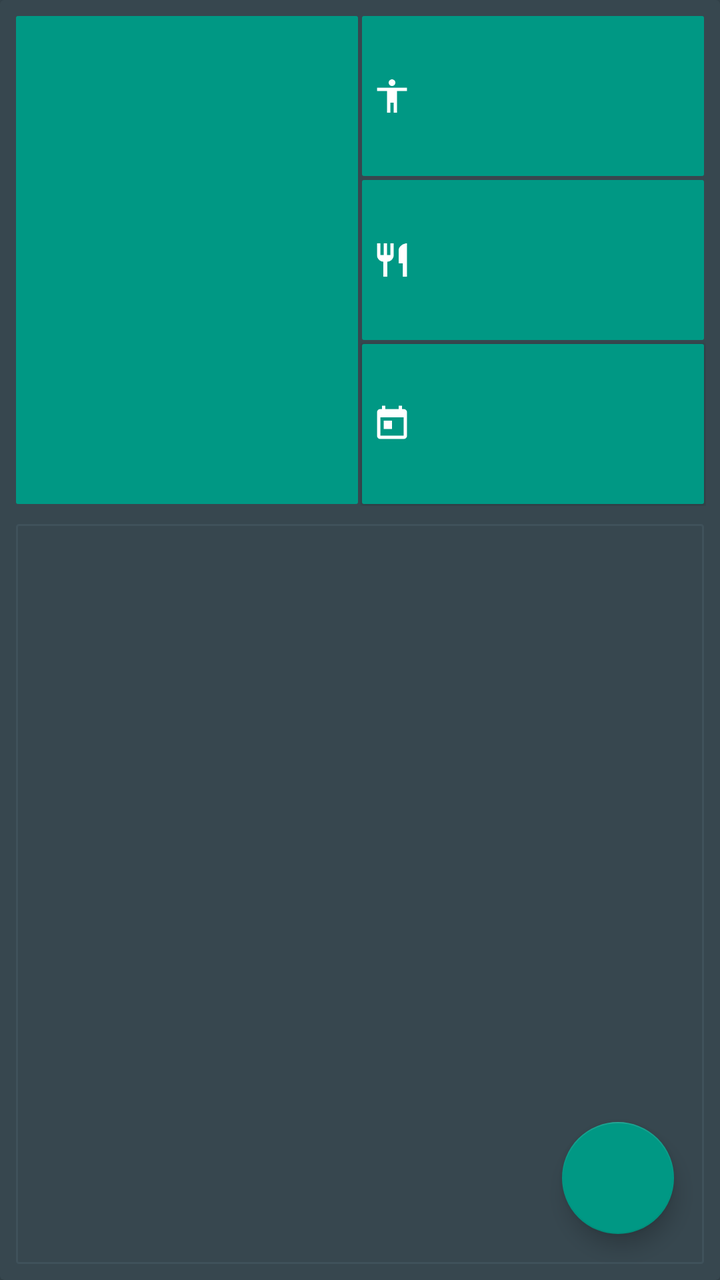
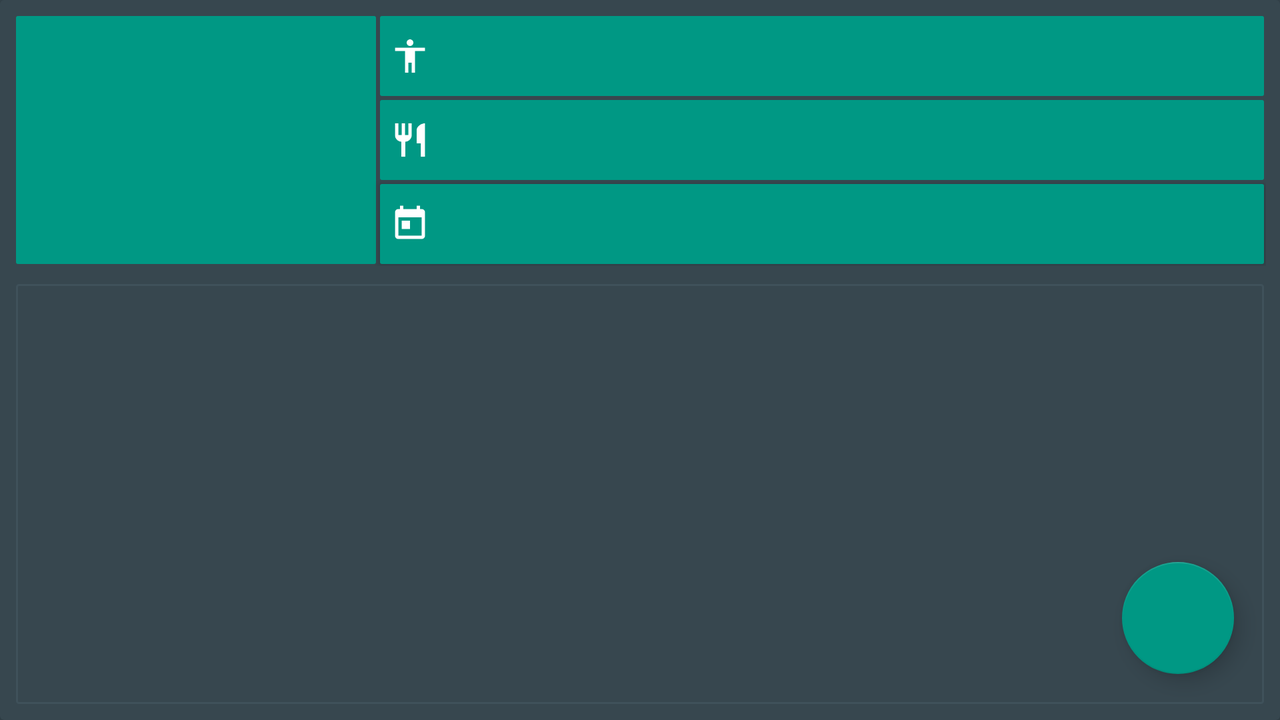

The same Android screen from two of the app's own layout files: first res/layout/ as a phone draws it, then the repository's variant for another configuration, drawn on a device whose configuration selects that folder. Both files follow.
<!-- AndroidManifest.xml: application theme WeightStyle -->
<!-- res/layout/calculator_fragment.xml -->
<?xml version="1.0" encoding="utf-8"?>
<android.support.design.widget.CoordinatorLayout xmlns:android="http://schemas.android.com/apk/res/android"
    xmlns:app="http://schemas.android.com/apk/res-auto"
    xmlns:tools="http://schemas.android.com/tools"
    android:layout_width="wrap_content"
    android:layout_height="match_parent"
    android:background="@color/colorDeepGrey"
    tools:context="com.carpediemsolution.fitdiary.activity.CalculatorNewActivity">

    <android.support.v7.widget.CardView
        android:id="@+id/card_view_photo_view"
        android:layout_width="match_parent"
        android:layout_height="match_parent"
        android:layout_gravity="center"
        android:backgroundTint="@color/colorGrey">

        <LinearLayout
            android:layout_width="match_parent"
            android:layout_height="match_parent"
            android:orientation="vertical"
            android:layout_margin="3dp"
            android:focusable="true"
            android:focusableInTouchMode="true">

            <LinearLayout
                android:layout_width="match_parent"
                android:layout_height="wrap_content"
                android:orientation="horizontal"
                android:layout_margin="4dp"
                >
            <ImageView
                android:id="@+id/view_photo"
                android:layout_width="match_parent"
                android:layout_height="244dp"
                android:layout_gravity="center"
                android:layout_margin="1dp"
                android:layout_weight="1"
                android:background="@drawable/rectangle_imageview"
                />

                <LinearLayout
                    android:layout_width="match_parent"
                    android:layout_height="match_parent"
                    android:layout_weight="1"
                    android:orientation="vertical">

            <EditText
                android:id="@+id/view_weight"
                android:layout_width="match_parent"
                android:layout_height="80dp"
                android:layout_alignParentTop="true"
                android:layout_margin="1dp"
                android:padding="3dp"
                android:layout_toEndOf="@+id/view_photo"
                android:background="@drawable/rectangle_imageview"
                android:drawableLeft="@drawable/ic_weight"
                android:textCursorDrawable="@drawable/cursor"
                android:drawablePadding="4dp"
                android:hint=""
                android:textColor="#fff"
                android:textColorHint="#FFFFFF"
                tools:ignore="LabelFor" />

            <EditText
                android:id="@+id/view_calories"
                android:layout_width="match_parent"
                android:layout_height="80dp"
                android:layout_below="@+id/view_weight"
                android:layout_margin="1dp"
                android:padding="3dp"
                android:layout_toEndOf="@+id/view_photo"
                android:background="@drawable/rectangle_imageview"
                android:drawableLeft="@drawable/ic_food"
                android:textCursorDrawable="@drawable/cursor"
                android:drawablePadding="4dp"
                android:hint=""
                android:textColor="#fff"
                android:textColorHint="#FFFFFF"
                tools:ignore="LabelFor"
                />
            <Button
                android:id="@+id/view_date"
                android:layout_width="match_parent"
                android:layout_height="80dp"
                android:layout_below="@+id/view_calories"
                android:layout_marginTop="1dp"
                android:layout_marginRight="1dp"
                android:layout_marginLeft="1dp"
                android:padding="3dp"
                android:layout_toEndOf="@+id/view_photo"
                android:gravity="left|center_vertical"
                android:background="@drawable/rectangle_imageview"
                android:drawableLeft="@drawable/ic_cal_date"
                android:drawablePadding="4dp"
                android:text=""
                android:textColor="#FFFFFF" />
       </LinearLayout>
                </LinearLayout>

        <RelativeLayout
            android:layout_width="match_parent"
            android:layout_height="match_parent"
            android:layout_margin="5dp"
            android:background="@drawable/rectangle_calories">
        <LinearLayout xmlns:android="http://schemas.android.com/apk/res/android"
            android:id="@+id/linear"
            android:layout_width="fill_parent"
            android:layout_height="fill_parent"
            android:layout_marginBottom="70dp"
            android:orientation="vertical">
            <ScrollView
                android:layout_width="match_parent"
                android:layout_height="match_parent">
                <LinearLayout
                    android:layout_width="match_parent"
                    android:layout_height="match_parent"
                    android:orientation="vertical">

            <EditText
                android:id="@+id/view_notes"
                android:layout_width="match_parent"
                android:layout_height="match_parent"
                android:gravity="top"
                android:hint=""
                android:textColor="@color/colorWhite"
                android:textCursorDrawable="@drawable/cursor"
                android:theme="@style/EditStyle"
                tools:ignore="LabelFor"/>

                </LinearLayout>
            </ScrollView>
        </LinearLayout>

        <RelativeLayout
            android:layout_width="match_parent"
            android:layout_height="match_parent">
                    <android.support.design.widget.FloatingActionButton
                        android:id="@+id/button_for_rewrite"
                        android:layout_width="wrap_content"
                        android:layout_height="wrap_content"
                        android:layout_alignParentBottom="true"
                        android:layout_alignParentRight="true"
                        android:layout_alignParentEnd="true"
                        android:layout_margin="15dp"
                        android:clickable="true"
                        app:backgroundTint="#009884"
                        />
        </RelativeLayout>
        </RelativeLayout>
        </LinearLayout>

    </android.support.v7.widget.CardView>

</android.support.design.widget.CoordinatorLayout>
<!-- resources referenced by this layout -->
<resources>
  <color name="colorDeepGrey">#37474F</color>
  <color name="colorGrey">#37474F</color>
  <color name="colorWhite">#FFFF</color>
  <!-- drawable ic_cal_date: png bitmap (drawable-hdpi, 471 bytes) -->
  <!-- drawable ic_food: png bitmap (drawable-hdpi, 498 bytes) -->
  <!-- drawable ic_weight: png bitmap (drawable-hdpi, 391 bytes) -->
  <!-- drawable rectangle_calories (drawable-xxhdpi) -->
  <shape xmlns:android="http://schemas.android.com/apk/res/android"
      android:thickness="0dp"
      android:shape="rectangle">
      <stroke android:width="1dp"
          android:color="@color/colorGrey"/>
      <solid android:color="@color/colorGrey" />
   <stroke android:color="@color/colorOneMoreGrey"/>
      <corners android:radius="1dp" />
  </shape>
  <!-- drawable rectangle_imageview (drawable) -->
  <shape xmlns:android="http://schemas.android.com/apk/res/android"
      android:thickness="0dp"
      android:shape="rectangle">
      <solid android:color="@color/colorDeepBlue" />
      <corners android:radius="1dp" />
  </shape>
  <style name="EditStyle" parent="android:style/Widget.EditText">
          <item name="colorControlNormal">@color/colorGrey</item>
          <item name="colorControlActivated">@color/colorGrey</item>
          <item name="colorControlHighlight">@color/colorGrey</item>
          <item name="android:textColorHint">@color/colorWhite</item>
          <item name="android:textColor">@color/colorWhite</item>
      </style>
  <style name="WeightStyle" parent="Theme.AppCompat.Light.NoActionBar">
  <item name="android:actionBarStyle">@style/MyActionBar</item>
        <item name="android:windowAnimationStyle">@null</item>
    </style>
  <color name="colorOneMoreGrey">#3F515A</color>
  <color name="colorDeepBlue">#009884</color>
  <style name="MyActionBar" parent="Widget.AppCompat.ActionBar.TabView">
    </style>
</resources>
<!-- res/layout-land/calculator_fragment.xml (the repository's variant of the layout above) -->
<!-- drawn on the phone turned sideways -->
<?xml version="1.0" encoding="utf-8"?>
<android.support.design.widget.CoordinatorLayout xmlns:android="http://schemas.android.com/apk/res/android"
    xmlns:app="http://schemas.android.com/apk/res-auto"
    xmlns:tools="http://schemas.android.com/tools"
    android:layout_width="wrap_content"
    android:layout_height="match_parent"
    android:background="@color/colorDeepGrey"
    tools:context="com.carpediemsolution.fitdiary.CalculatorNewActivity">

    <android.support.v7.widget.CardView
        android:id="@+id/card_view_photo_view"
        android:layout_width="match_parent"
        android:layout_height="match_parent"
        android:layout_gravity="center"
        android:backgroundTint="@color/colorGrey">

        <LinearLayout
            android:layout_width="match_parent"
            android:layout_height="match_parent"
            android:orientation="vertical"
            android:layout_margin="3dp"
            android:focusable="true"
            android:focusableInTouchMode="true">

        <RelativeLayout
            android:layout_width="match_parent"
            android:layout_height="wrap_content"
            android:layout_margin="4dp"
            >
            <ImageView
                android:id="@+id/view_photo"
                android:layout_width="180dp"
                android:layout_height="124dp"
                android:layout_gravity="center"
                android:layout_margin="1dp"
                android:background="@drawable/rectangle_imageview"
                />

            <EditText
                android:id="@+id/view_weight"
                android:layout_width="match_parent"
                android:layout_height="40dp"
                android:layout_alignParentTop="true"
                android:layout_margin="1dp"
                android:padding="3dp"
                android:layout_toEndOf="@+id/view_photo"
                android:background="@drawable/rectangle_imageview"
                android:drawableLeft="@drawable/ic_weight"
                android:textCursorDrawable="@drawable/cursor"
                android:drawablePadding="4dp"
                android:hint=""
                android:textColor="#fff"
                android:textColorHint="#FFFFFF"
                tools:ignore="LabelFor" />

            <EditText
                android:id="@+id/view_calories"
                android:layout_width="match_parent"
                android:layout_height="40dp"
                android:layout_below="@+id/view_weight"
                android:layout_margin="1dp"
                android:padding="3dp"
                android:layout_toEndOf="@+id/view_photo"
                android:background="@drawable/rectangle_imageview"
                android:drawableLeft="@drawable/ic_food"
                android:textCursorDrawable="@drawable/cursor"
                android:drawablePadding="4dp"
                android:hint=""
                android:textSize="11dp"
                android:textColor="#fff"
                android:textColorHint="#FFFFFF"
                tools:ignore="LabelFor"
                />
            <Button
                android:id="@+id/view_date"
                android:layout_width="match_parent"
                android:layout_height="40dp"
                android:layout_below="@+id/view_calories"
                android:layout_marginTop="1dp"
                android:layout_marginRight="1dp"
                android:layout_marginLeft="1dp"
                android:padding="3dp"
                android:layout_toEndOf="@+id/view_photo"
                android:background="@drawable/rectangle_imageview"
                android:drawableLeft="@drawable/ic_cal_date"
                android:drawablePadding="0dp"
                android:text=""
                android:textColor="#FFFFFF" />
        </RelativeLayout>

        <RelativeLayout
            android:layout_width="match_parent"
            android:layout_height="match_parent"
            android:layout_margin="5dp"
            android:background="@drawable/rectangle_calories">
        <LinearLayout xmlns:android="http://schemas.android.com/apk/res/android"
            android:id="@+id/linear"
            android:layout_width="fill_parent"
            android:layout_height="fill_parent"
            android:layout_marginBottom="58dp"
            android:orientation="vertical">
            <ScrollView
                android:layout_width="match_parent"
                android:layout_height="match_parent">
                <LinearLayout
                    android:layout_width="match_parent"
                    android:layout_height="match_parent"
                    android:orientation="vertical">

            <EditText
                android:id="@+id/view_notes"
                android:layout_width="match_parent"
                android:layout_height="match_parent"
                android:gravity="top"
                android:hint=""
                android:textColor="@color/colorWhite"
                android:textCursorDrawable="@drawable/cursor"
                android:theme="@style/EditStyle"
                tools:ignore="LabelFor"/>

                </LinearLayout>
            </ScrollView>
        </LinearLayout>

        <RelativeLayout
            android:layout_width="match_parent"
            android:layout_height="match_parent">
                    <android.support.design.widget.FloatingActionButton
                        android:id="@+id/button_for_rewrite"
                        android:layout_width="wrap_content"
                        android:layout_height="wrap_content"
                        android:layout_alignParentBottom="true"
                        android:layout_alignParentRight="true"
                        android:layout_alignParentEnd="true"
                        android:layout_margin="15dp"
                        android:clickable="true"
                        app:backgroundTint="#009884"
                        />
        </RelativeLayout>
        </RelativeLayout>
        </LinearLayout>

    </android.support.v7.widget.CardView>

</android.support.design.widget.CoordinatorLayout>
